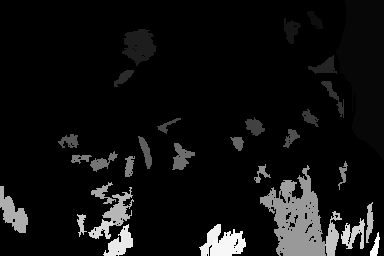
#> input picture lab3/segmentation-1t.tif, 384 x 256 px
$ python main.py
#> lines starting #> are read from the running program, lines starting #| are printed output that depends on the picture
import numpy as np
from PIL import Image
import matplotlib.pyplot as plt
import matplotlib as mpl
# Read in a segmentation TIFF image.
im = Image.open('segmentation-1t.tif')
#> im is the input picture: PIL image 384x256 L; min 0, max 35, mean 2.3
# Import Image Data into Numpy array.
x = np.array(im)
# Obtain number of segmentation area.
N = np.max(x)
#> N = 35
# Randomly set color map.
cmap = mpl.colors.ListedColormap(np.random.rand(N+1, 3))
plt.imshow(x, cmap=cmap, interpolation='none')
plt.colorbar()
plt.title('Image')
plt.savefig("segmentation-1t-contrasted.png")
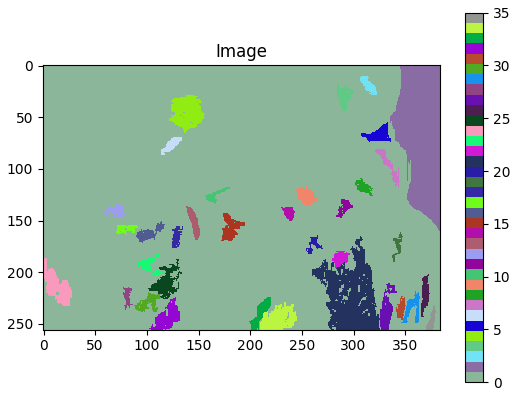
#> figure drawn by matplotlib, 2 panels
# plt.show()

$ run again, with lab3/segmentation-2t.tif copied over lab3/segmentation-1t.tif
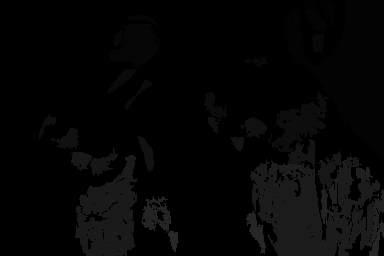
#> input picture lab3/segmentation-2t.tif, 384 x 256 px
#> im is the input picture: PIL image 384x256 L; min 0, max 40, mean 5.2
#> N = 40
#> `plt.savefig("segmentation-1t-contrasted.png")`:
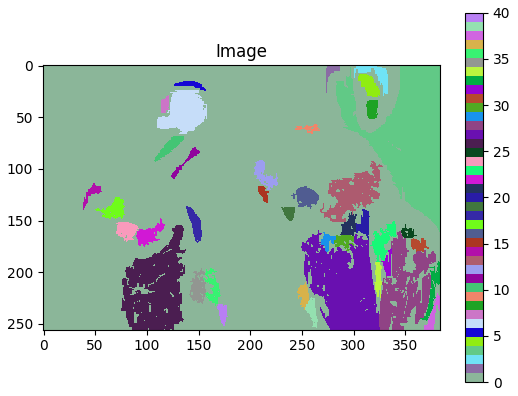
#> figure drawn by matplotlib, 2 panels

$ run again, with lab3/segmentation-3t.tif copied over lab3/segmentation-1t.tif
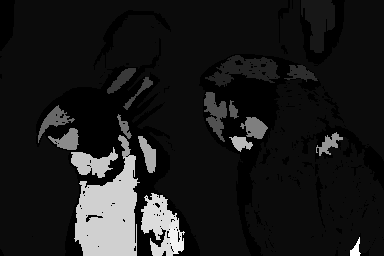
#> input picture lab3/segmentation-3t.tif, 384 x 256 px
#> im is the input picture: PIL image 384x256 L; min 0, max 22, mean 2.4
#> N = 22
#> `plt.savefig("segmentation-1t-contrasted.png")`:
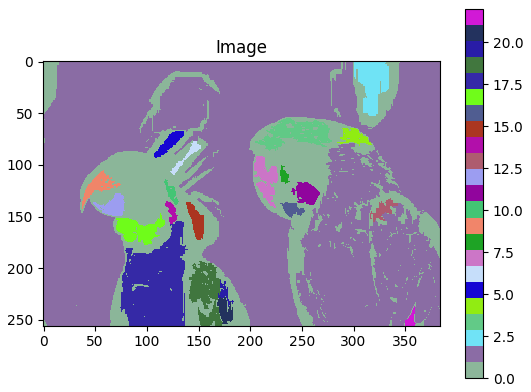
#> figure drawn by matplotlib, 2 panels
